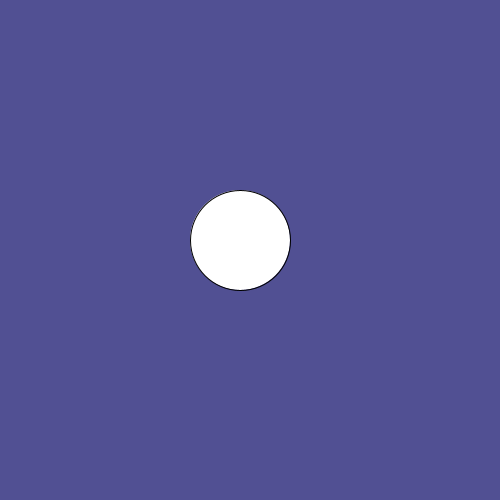
Frame 1 (no input)
Frame 60 (the mouse pressed at the canvas centre just before this capture): identical to frame 1, image omitted
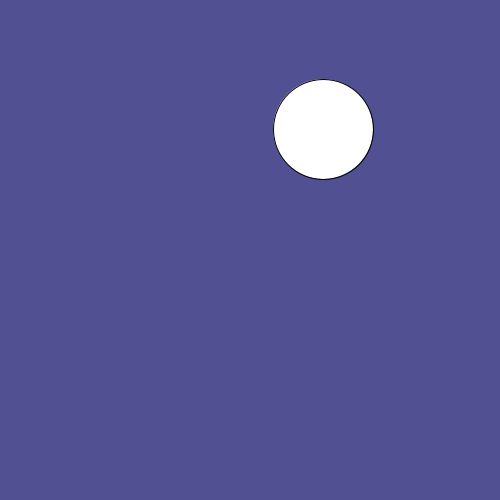
Frame 120 (the mouse held since frame 60 and released just before this capture)

The Processing sketch that drew these frames (run headless with seeded random() and noise(); from frame 60 on, the mouse is pressed at the canvas centre):

// Processing sketch: slippery_dot
// ── slippery_dot.pde
 // 1. Create three integer variables to represent the x, y, and the size of the ellipse
       
       int x=240;
       int y=240;
       int size=100;
       
    void setup() {
      // 2. Set the size of your sketch
    size(500, 500);
    }
    
    void draw() {
      // 3. Set the background color of your sketch
       background(#515093);
      // 4. Draw an ellipse. Make sure it fits in the window.
      // Use the variables created at the top of the sketch, 
      // for the location and size of your ellipse
    ellipse(x,y,size,size);
    }
    
    void mousePressed() {
      //5. Create an integer variable called distance
      int distance;
     distance=getDistance(mouseX,mouseY,x,y);
     
      //6. Set the value of the distance variable to the value returned by the getDistance method
      //   Pass the mouse's x and y (mouseX and mouseY) and the x and y of your ellipse to the method.
        
          
      //7.  Use an if statement to check if the distance variable is < the radius of the ellipse
      //    If it is, set a new x and y for the ellipse, using a random location on the window
      //    Hint: Use the Processing random() function
      if(distance<x/2){
        x = (int) random(500);
        y = (int) random(500);
      }
    }
    
    int getDistance(int x1, int y1, int x2, int y2) {
      return (int)Math.sqrt(Math.pow((x1-x2),2) + Math.pow((y1-y2),2));
    }
